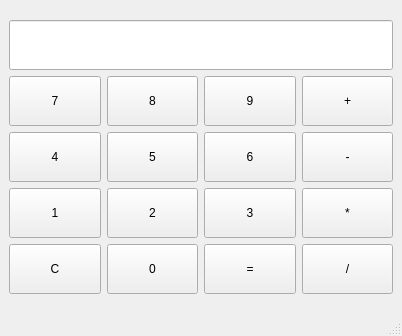
<?xml version="1.0" encoding="UTF-8"?>
<ui version="4.0">
 <class>Calculatrice</class>
 <widget class="QMainWindow" name="Calculatrice">
  <property name="enabled">
   <bool>true</bool>
  </property>
  <property name="geometry">
   <rect>
    <x>0</x>
    <y>0</y>
    <width>402</width>
    <height>336</height>
   </rect>
  </property>
  <property name="windowTitle">
   <string>Calculatrice</string>
  </property>
  <widget class="QWidget" name="centralwidget">
   <layout class="QGridLayout" name="gridLayout_2">
    <item row="0" column="0">
     <layout class="QGridLayout" name="gridLayout">
      <item row="4" column="2">
       <widget class="QPushButton" name="pushButtonEgal">
        <property name="minimumSize">
         <size>
          <width>50</width>
          <height>50</height>
         </size>
        </property>
        <property name="text">
         <string>=</string>
        </property>
       </widget>
      </item>
      <item row="3" column="0">
       <widget class="QPushButton" name="pushButton1">
        <property name="minimumSize">
         <size>
          <width>50</width>
          <height>50</height>
         </size>
        </property>
        <property name="text">
         <string>1</string>
        </property>
       </widget>
      </item>
      <item row="3" column="3">
       <widget class="QPushButton" name="pushButtonMultiplier">
        <property name="minimumSize">
         <size>
          <width>50</width>
          <height>50</height>
         </size>
        </property>
        <property name="text">
         <string>*</string>
        </property>
       </widget>
      </item>
      <item row="4" column="0">
       <widget class="QPushButton" name="pushButtonEffacer">
        <property name="minimumSize">
         <size>
          <width>50</width>
          <height>50</height>
         </size>
        </property>
        <property name="text">
         <string>C</string>
        </property>
       </widget>
      </item>
      <item row="3" column="2">
       <widget class="QPushButton" name="pushButton3">
        <property name="minimumSize">
         <size>
          <width>50</width>
          <height>50</height>
         </size>
        </property>
        <property name="text">
         <string>3</string>
        </property>
       </widget>
      </item>
      <item row="3" column="1">
       <widget class="QPushButton" name="pushButton2">
        <property name="minimumSize">
         <size>
          <width>50</width>
          <height>50</height>
         </size>
        </property>
        <property name="text">
         <string>2</string>
        </property>
       </widget>
      </item>
      <item row="2" column="1">
       <widget class="QPushButton" name="pushButton5">
        <property name="minimumSize">
         <size>
          <width>50</width>
          <height>50</height>
         </size>
        </property>
        <property name="text">
         <string>5</string>
        </property>
       </widget>
      </item>
      <item row="2" column="2">
       <widget class="QPushButton" name="pushButton6">
        <property name="minimumSize">
         <size>
          <width>50</width>
          <height>50</height>
         </size>
        </property>
        <property name="text">
         <string>6</string>
        </property>
       </widget>
      </item>
      <item row="1" column="2">
       <widget class="QPushButton" name="pushButton9">
        <property name="minimumSize">
         <size>
          <width>50</width>
          <height>50</height>
         </size>
        </property>
        <property name="text">
         <string>9</string>
        </property>
       </widget>
      </item>
      <item row="4" column="1">
       <widget class="QPushButton" name="pushButton0">
        <property name="minimumSize">
         <size>
          <width>50</width>
          <height>50</height>
         </size>
        </property>
        <property name="text">
         <string>0</string>
        </property>
       </widget>
      </item>
      <item row="0" column="0" colspan="4">
       <widget class="QLineEdit" name="lineEdit">
        <property name="minimumSize">
         <size>
          <width>50</width>
          <height>50</height>
         </size>
        </property>
        <property name="readOnly">
         <bool>true</bool>
        </property>
       </widget>
      </item>
      <item row="2" column="3">
       <widget class="QPushButton" name="pushButtonSoustraire">
        <property name="minimumSize">
         <size>
          <width>50</width>
          <height>50</height>
         </size>
        </property>
        <property name="text">
         <string>-</string>
        </property>
       </widget>
      </item>
      <item row="1" column="1">
       <widget class="QPushButton" name="pushButton8">
        <property name="minimumSize">
         <size>
          <width>50</width>
          <height>50</height>
         </size>
        </property>
        <property name="text">
         <string>8</string>
        </property>
       </widget>
      </item>
      <item row="1" column="0">
       <widget class="QPushButton" name="pushButton7">
        <property name="minimumSize">
         <size>
          <width>50</width>
          <height>50</height>
         </size>
        </property>
        <property name="text">
         <string>7</string>
        </property>
       </widget>
      </item>
      <item row="2" column="0">
       <widget class="QPushButton" name="pushButton4">
        <property name="minimumSize">
         <size>
          <width>50</width>
          <height>50</height>
         </size>
        </property>
        <property name="text">
         <string>4</string>
        </property>
       </widget>
      </item>
      <item row="4" column="3">
       <widget class="QPushButton" name="pushButtonDiviser">
        <property name="minimumSize">
         <size>
          <width>50</width>
          <height>50</height>
         </size>
        </property>
        <property name="text">
         <string>/</string>
        </property>
       </widget>
      </item>
      <item row="1" column="3">
       <widget class="QPushButton" name="pushButtonAdditionner">
        <property name="minimumSize">
         <size>
          <width>50</width>
          <height>50</height>
         </size>
        </property>
        <property name="text">
         <string>+</string>
        </property>
       </widget>
      </item>
     </layout>
    </item>
   </layout>
  </widget>
  <widget class="QMenuBar" name="menubar">
   <property name="geometry">
    <rect>
     <x>0</x>
     <y>0</y>
     <width>402</width>
     <height>20</height>
    </rect>
   </property>
  </widget>
  <widget class="QStatusBar" name="statusbar"/>
 </widget>
 <resources/>
 <connections/>
</ui>
